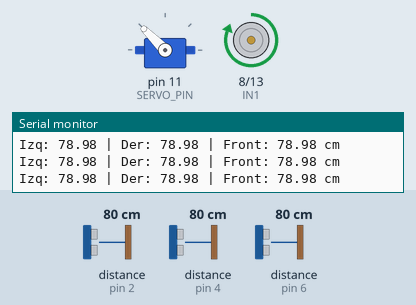
A sketch run on a simulated Arduino Uno, built with avr-gcc and run on an emulated ATmega328P. Parts: servo, motor-driver pin pairs drawn as motors (green arrow = first pin HIGH = forward, orange = second pin HIGH = backward, longer = more drive, scaled by the enable pin), the last lines printed to the serial monitor. Wiring (inferred from the names in the program): 3 × ultrasonic range finder: trigger pin 3, echo pin 2 / trigger pin 5, echo pin 4 / trigger pin 7, echo pin 6. The test bench sets the inputs (shaded band); at power-on: distance to the obstacle (sensors on pin 2, pin 4, pin 6) 80 cm. The echo pulse lasts 58.3 µs per cm.

Above: at 1.2 s.
1.3 s: distance to the obstacle (sensor on pin 2) set to 197 cm
2.8 s: distance to the obstacle (sensor on pin 2) set to 208 cm
At 4.1 s:
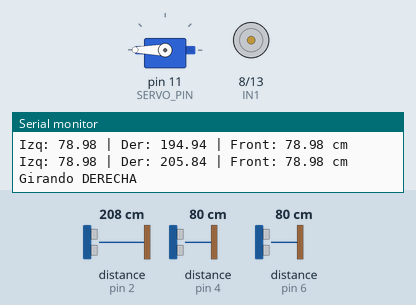
At 5.0 s:
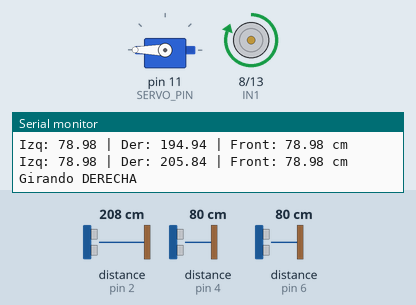
5.8 s: distance to the obstacle (sensor on pin 4) set to 12 cm
At 8.6 s:
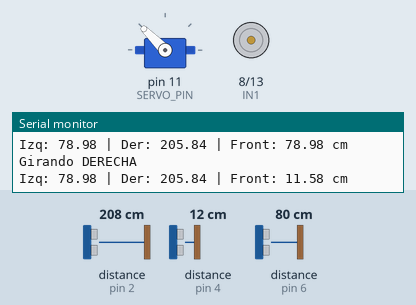
8.8 s: distance to the obstacle (sensor on pin 4) set to 9 cm
Timing chart, 0 to 12.8 s (numbered marks = the images above; inputs shaded):
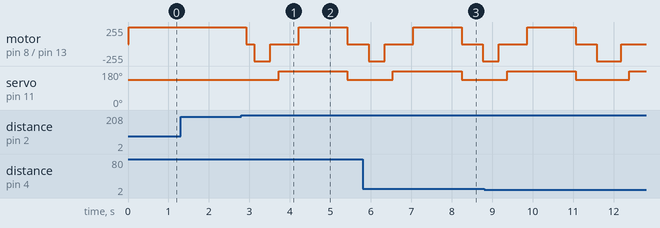

Measured:
- the behaviour switches between 202 and 203 cm on distance to the obstacle (sensor on pin 2) (found by bisection; images 0 and 1)
- after the input at 2.8 s, motor on pin 8 (IN1) / pin 13 (IN2): forward 255/255 → stopped after 0.12 s, → backward 255/255 0.20 s later, → stopped 0.40 s later, → forward 255/255 0.70 s later, … (5 changes in this stretch); servo on pin 11 (SERVO_PIN): 135° → 180° after 0.92 s, → 135° 1.7 s later

The sketch:

carro_autonomo.ino
```cpp
#include <Servo.h>

// ----------------------------------------------
// PINES
// ----------------------------------------------
const int SERVO_PIN = 11;

// Motor L298N
const int IN1 = 8;
const int IN2 = 13;
const int ENA = 10;

// Ultrasonidos izquierda y derecha
const int TRIG_I = 7;
const int ECHO_I = 6;

const int TRIG_D = 3;
const int ECHO_D = 2;

// Ultrasonido frontal
const int TRIG_F = 5;
const int ECHO_F = 4;

// ----------------------------------------------
// VALORES DEL SERVO
// ----------------------------------------------
int SERVO_IZQ = 1600;
int SERVO_CENTRO = 2000;
int SERVO_DER = 2500;

Servo direccion;

// ----------------------------------------------
void setup() {
  Serial.begin(115200);

  // Servo
  direccion.attach(SERVO_PIN, 500, 2500);
  direccion.writeMicroseconds(SERVO_CENTRO);

  // Motor
  pinMode(IN1, OUTPUT);
  pinMode(IN2, OUTPUT);
  pinMode(ENA, OUTPUT);

  // Ultrasonidos izquierdo y derecho
  pinMode(TRIG_I, OUTPUT);
  pinMode(ECHO_I, INPUT);
  pinMode(TRIG_D, OUTPUT);
  pinMode(ECHO_D, INPUT);

  // Ultrasonido frontal
  pinMode(TRIG_F, OUTPUT);
  pinMode(ECHO_F, INPUT);

  Serial.println("Auto ESP32 con 3 ultrasonidos listo!");
}

// ----------------------------------------------
// MOTOR
// ----------------------------------------------
void motorAdelante(int vel) {
  digitalWrite(IN1, HIGH);
  digitalWrite(IN2, LOW);
  analogWrite(ENA, vel);
}

void motorAtras(int vel) {
  digitalWrite(IN1, LOW);
  digitalWrite(IN2, HIGH);
  analogWrite(ENA, vel);
}

void motorStop() {
  digitalWrite(IN1, LOW);
  digitalWrite(IN2, LOW);
  analogWrite(ENA, 0);
}

// ----------------------------------------------
// ULTRASONIDO
// ----------------------------------------------
float leerDistancia(int trig, int echo) {
  digitalWrite(trig, LOW);
  delayMicroseconds(2);
  digitalWrite(trig, HIGH);
  delayMicroseconds(10);
  digitalWrite(trig, LOW);

  long duracion = pulseIn(echo, HIGH, 25000);
  float dist = duracion * 0.034 / 2;

  if (dist == 0 || dist > 300) return 300;
  return dist;
}

// ----------------------------------------------
// LOOP
// ----------------------------------------------
void loop() {
  float distI = leerDistancia(TRIG_I, ECHO_I);
  float distD = leerDistancia(TRIG_D, ECHO_D);
  float distF = leerDistancia(TRIG_F, ECHO_F);

  Serial.print("Izq: "); Serial.print(distI);
  Serial.print(" | Der: "); Serial.print(distD);
  Serial.print(" | Front: "); Serial.print(distF);
  Serial.println(" cm");

  int MIN_DIST = 200;
  int MIN_DISTF = 10;
  int VEL = 255;

  // --- SI EL FRENTE REBASA EL MÍNIMO ---
  if (distF < MIN_DISTF) {
    Serial.println("OBSTÁCULO EN FRENTE");

    motorStop();
    direccion.writeMicroseconds(SERVO_CENTRO);
    delay(200);

    motorAtras(VEL);
    delay(600);
    motorStop();
    delay(200);

    // Decide la mejor dirección usando izquierda vs derecha
    if (distI > distD) {
      Serial.println("Evitando por IZQUIERDA");
      direccion.writeMicroseconds(SERVO_IZQ);
    } else {
      Serial.println("Evitando por DERECHA");
      direccion.writeMicroseconds(SERVO_DER);
    }

    delay(500);
    motorAdelante(VEL);
    delay(1300);
    motorStop();
    direccion.writeMicroseconds(SERVO_CENTRO);
    delay(200);

    return; // evita seguir leyendo abajo
  }

  // --- OBSTÁCULO LATERAL ---
  if (distI > MIN_DIST || distD > MIN_DIST) {

    motorStop();
    direccion.writeMicroseconds(SERVO_CENTRO);
    delay(200);

    motorAtras(VEL);
    delay(400);
    motorStop();
    delay(200);

    if (distI < distD) {
      Serial.println("Girando DERECHA");
      direccion.writeMicroseconds(SERVO_DER);
    } else {
      Serial.println("Girando IZQUIERDA");
      direccion.writeMicroseconds(SERVO_IZQ);
    }

    delay(500);

    motorAdelante(VEL);
    delay(1200);
    motorStop();
    direccion.writeMicroseconds(SERVO_CENTRO);
    delay(200);

  } else {
    // --- CAMINO LIBRE ---
    direccion.writeMicroseconds(SERVO_CENTRO);
    motorAdelante(VEL);
  }

  delay(100);
}
```
